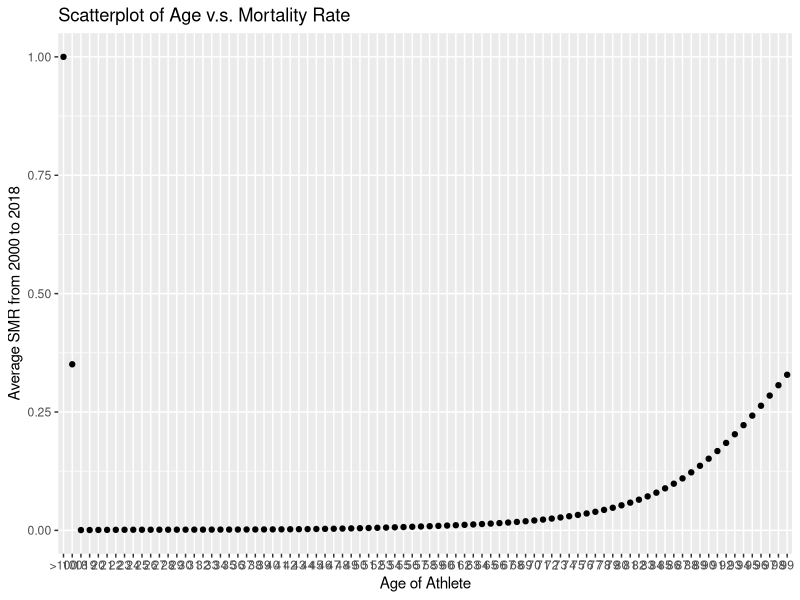
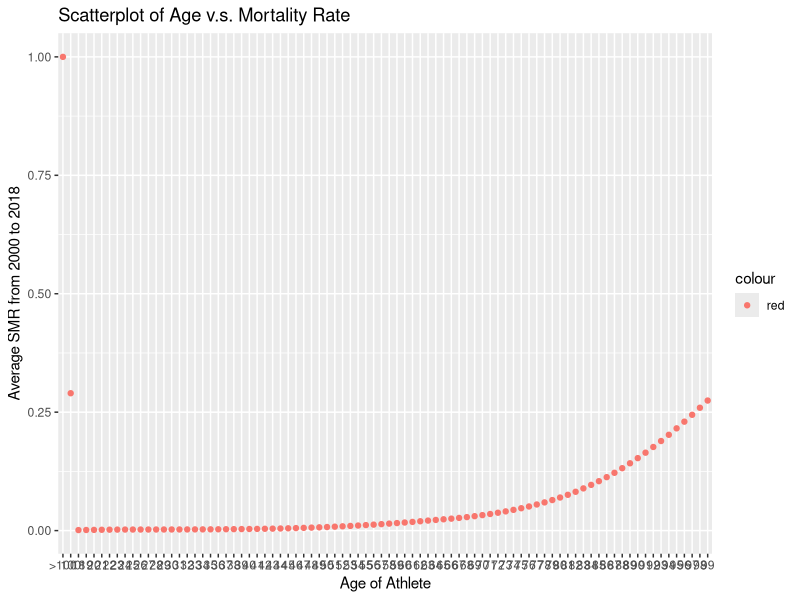

These figures' R source, in order:
library("ggplot2")
library(openxlsx)
library(readxl)
library(tidyverse)
library(dplyr)

#White athlete graph
white_mortality <- read_excel("../data/WHITEMortalityUSA2000to2018.xlsx")
View(white_mortality)
names(white_mortality)[1] <- "age"
ggplot(white_mortality, aes(x = age, y = Averages)) +
  geom_point() +
  labs(x = 'Age of Athlete', y = 'Average SMR from 2000 to 2018', title = 'Scatterplot of Age v.s. Mortality Rate')

#Black athlete graph
black_mortality <- read_excel("../data/BLACKMortalityUSA2000to2018.xlsx")
View(black_mortality)
names(black_mortality)[1] <- "age"
ggplot(black_mortality, aes(x = age, y = Averages, color = "red")) +
  geom_point() +
  labs(x = 'Age of Athlete', y = 'Average SMR from 2000 to 2018', title = 'Scatterplot of Age v.s. Mortality Rate')

#I decided to include these charts in order to compare not only the change in mortality rates over time for
#These athletes, but also to show the differences in the trends over time between black and white players respectively. 
#By doing so, we are able to see how another factor such as race can play a role in determining the long term health 
#Of these athletes, and how it compares between the two races. It also raises the question whether or not it is the
#Race itself or other determining factors such as average household income and access to healthcare that are to blame for 
#the differences.

  